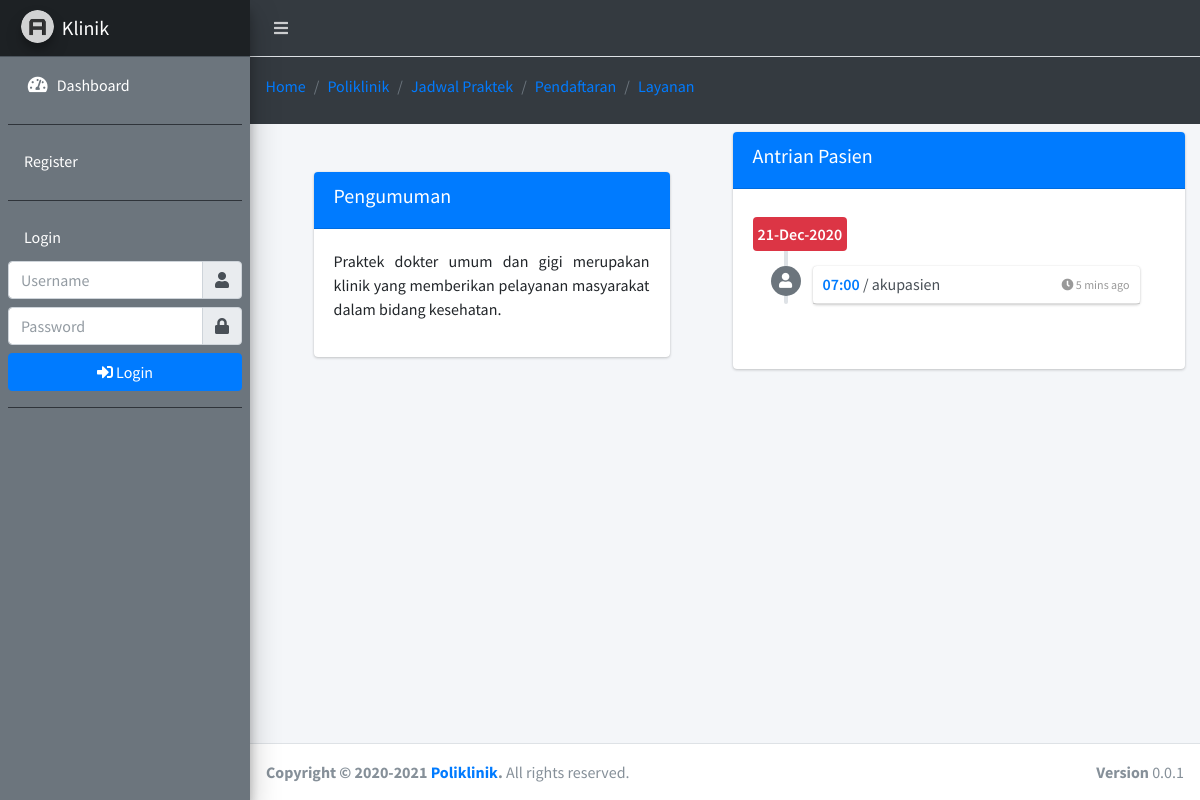
Before: / with the older database file.
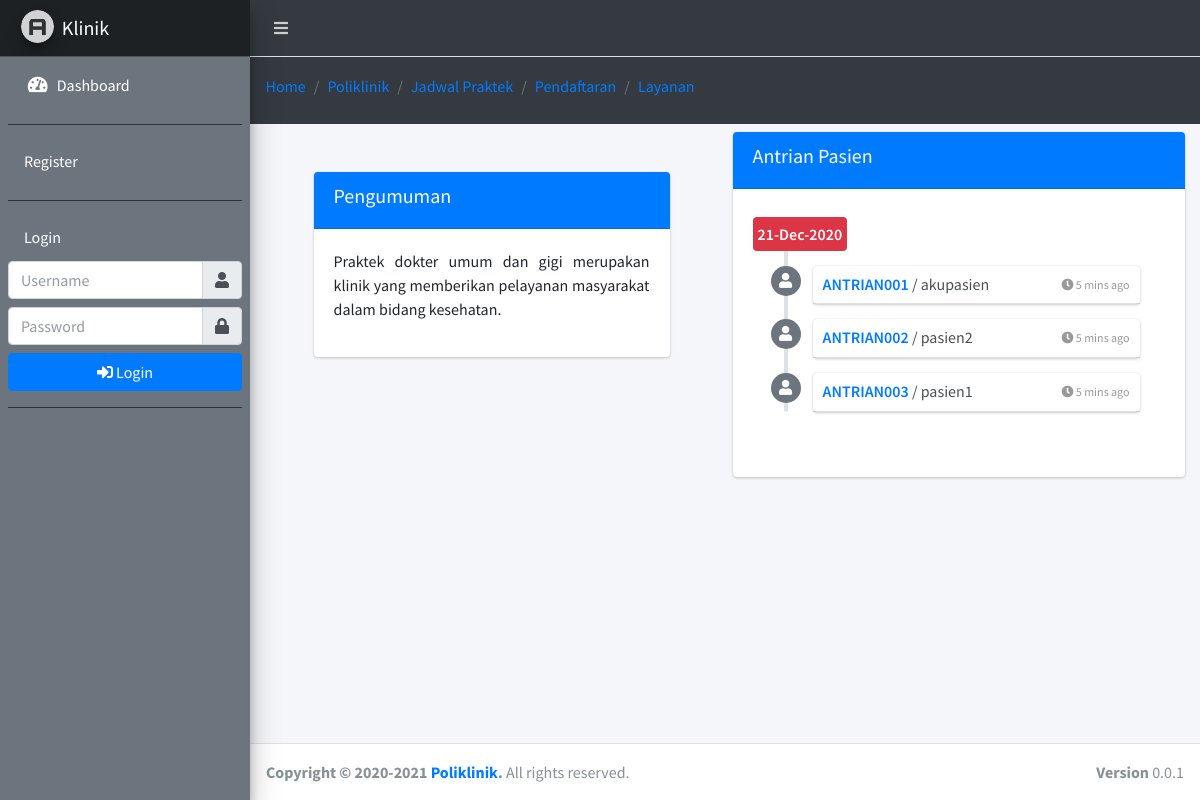
After: the same page with the newer database file.
### tables this page shows
CREATE TABLE `tb_pasien` (
  `id_pasien` char(15) NOT NULL,
  `id_dokter` char(15) NOT NULL,
  `id_user` char(15) NOT NULL,
  `no_antrian` char(16) NOT NULL,
  `no_rekam_medis` char(16) NOT NULL,
  `waktu` varchar(225) NOT NULL,
  `hari_periksa` varchar(225) NOT NULL,
  `nomor_antri` char(16) NOT NULL
);

CREATE TABLE `tb_user` (
  `id_user` char(15) NOT NULL,
  `username` varchar(50) NOT NULL,
  `password` varchar(225) NOT NULL,
  `confirm_password` varchar(225) NOT NULL,
  `nama_user` varchar(30) NOT NULL,
  `jenis_kelamin` varchar(10) NOT NULL,
  `gol_darah` varchar(10) NOT NULL,
  `tempat_lahir` varchar(100) NOT NULL,
  `tanggal_lahir` varchar(225) NOT NULL,
  `agama` varchar(10) NOT NULL,
  `tgl_masuk` varchar(225) NOT NULL
);

### home.php (the view, shortened to what this page needs)
<div class="row">
  <div class="col-sm-6">
    <div class="card mt-2 m-5">
    	<div class="card-header bg-blue">
    		<h5>Pengumuman</h5>
    	</div>
    	<div class="card-body">
    		<p class="text-justify">Praktek dokter umum dan gigi merupakan klinik yang memberikan pelayanan masyarakat dalam bidang kesehatan.</p>
    	</div>
    </div>
  </div>
  <div class="col-sm-6">
    <div class="card mt-2 m-0">
      <div class="card-header bg-blue">
        <h5>Antrian Pasien</h5>
      </div>
      <div class="card-body">
    <div class="timeline mt-2">
      <div class="time-label">
        <?php
        $tgl = date('d-M-Y');
        ?>
        <span class="bg-red"><?= $tgl; ?></span>
      </div>
      <?php
      $sqlpasien = mysqli_query($koneksi, "SELECT * FROM tb_pasien X INNER JOIN tb_user Y ON y.id_user = x.id_user WHERE nomor_antri != '' ");
      while ($pasien = mysqli_fetch_array($sqlpasien)) { ?>
        <div>
            <i class="fas fa-user bg-gray"></i>
          <div class="timeline-item">
            <span class="time"><i class="fas fa-clock"></i> 5 mins ago</span>
            <h3 class="timeline-header no-border"><a href="#"><?= $pasien['nomor_antri']; ?></a> / <?= $pasien['nama_user']; ?></h3>
          </div>
        </div>
      <?php }
      ?>
    </div>
      </div>
    </div>
  </div>
</div>

Changed rows visible on the page:
changed tb_pasien "akupasien": nomor_antri "07:00" → "ANTRIAN001"
now on this page (row edited): tb_pasien: nomor_antri "ANTRIAN002", id_user.nama_user "pasien2"
added tb_pasien: nomor_antri "ANTRIAN003", id_user.nama_user "pasien1"
